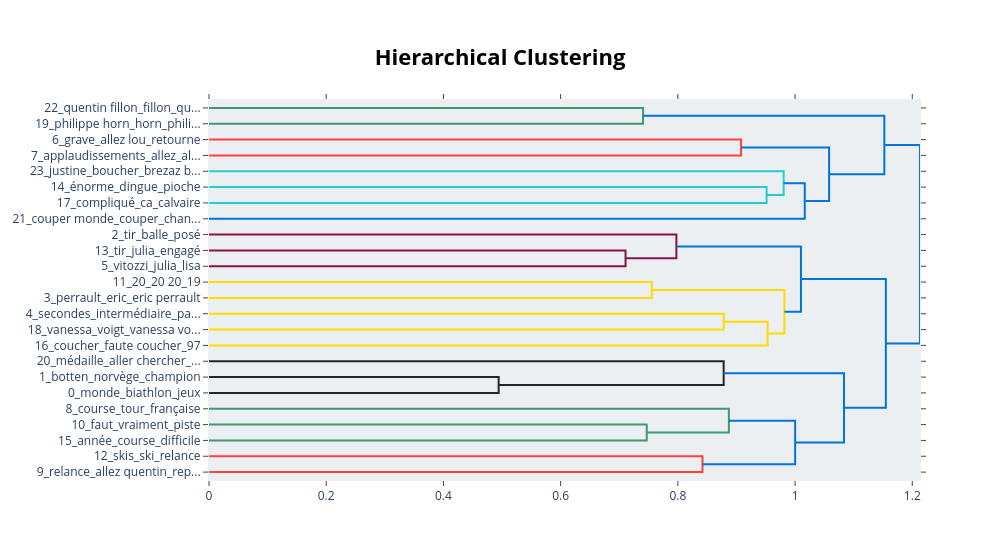

The notebook cell saved with this chart:
### Code cell
# Install dependencies if needed
# pip install bertopic sentence-transformers umap-learn hdbscan

from bertopic import BERTopic
from sentence_transformers import SentenceTransformer
from sklearn.feature_extraction.text import CountVectorizer

# Load CamemBERT embedding model
embedding_model = SentenceTransformer("dangvantuan/sentence-camembert-base")

STOPWORDS = [x.strip() for x in open('stopwords.txt').readlines()]

import hdbscan

hdbscan_model = hdbscan.HDBSCAN(
    min_cluster_size=30,
    min_samples=10
)

# Vectorizer for topic representation
vectorizer_model = CountVectorizer(
    stop_words=STOPWORDS,
    ngram_range=(1,2),
    min_df=2
)

# Build BERTopic model
topic_model = BERTopic(
    embedding_model=embedding_model,
    vectorizer_model=vectorizer_model,
    language="french",
    calculate_probabilities=True,
    verbose=True,
    hdbscan_model=hdbscan_model
)

# Fit the model
topics, probs = topic_model.fit_transform(interventions["text"])

# Show discovered topics
print(topic_model.get_topic_info())

# Show keywords for a specific topic
print(topic_model.get_topic(0))

# Visualize topics
topic_model.visualize_topics()

# Visualize topic hierarchy
topic_model.visualize_hierarchy()

### Figure 1 — Plotly figure (JSON) as saved in the notebook; plotly's stock layout.template omitted (floating-point values rounded to 4 significant figures)
{"data": [{"hoverinfo": "text", "marker": {"color": "rgb(61,153,112)"}, "mode": "lines", "type": "scatter", "x": [0.0, 0.7406, 0.7406, 0.0], "xaxis": "x", "y": [-5.0, -5.0, -15.0, -15.0], "yaxis": "y"}, {"hoverinfo": "text", "marker": {"color": "rgb(255,65,54)"}, "mode": "lines", "type": "scatter", "x": [0.0, 0.9078, 0.9078, 0.0], "xaxis": "x", "y": [-25.0, -25.0, -35.0, -35.0], "yaxis": "y"}, {"hoverinfo": "text", "marker": {"color": "rgb(35,205,205)"}, "mode": "lines", "type": "scatter", "x": [0.0, 0.9515, 0.9515, 0.0], "xaxis": "x", "y": [-55.0, -55.0, -65.0, -65.0], "yaxis": "y"}, {"hoverinfo": "text", "marker": {"color": "rgb(35,205,205)"}, "mode": "lines", "type": "scatter", "x": [0.0, 0.9805, 0.9805, 0.9515], "xaxis": "x", "y": [-45.0, -45.0, -60.0, -60.0], "yaxis": "y"}, {"hoverinfo": "text", "marker": {"color": "rgb(0,116,217)"}, "mode": "lines", "type": "scatter", "x": [0.9805, 1.017, 1.017, 0.0], "xaxis": "x", "y": [-52.5, -52.5, -75.0, -75.0], "yaxis": "y"}, {"hoverinfo": "text", "marker": {"color": "rgb(0,116,217)"}, "mode": "lines", "type": "scatter", "x": [0.9078, 1.058, 1.058, 1.017], "xaxis": "x", "y": [-30.0, -30.0, -63.75, -63.75], "yaxis": "y"}, {"hoverinfo": "text", "marker": {"color": "rgb(0,116,217)"}, "mode": "lines", "type": "scatter", "x": [0.7406, 1.152, 1.152, 1.058], "xaxis": "x", "y": [-10.0, -10.0, -46.88, -46.88], "yaxis": "y"}, {"hoverinfo": "text", "marker": {"color": "rgb(133,20,75)"}, "mode": "lines", "type": "scatter", "x": [0.0, 0.7107, 0.7107, 0.0], "xaxis": "x", "y": [-95.0, -95.0, -105.0, -105.0], "yaxis": "y"}, {"hoverinfo": "text", "marker": {"color": "rgb(133,20,75)"}, "mode": "lines", "type": "scatter", "x": [0.0, 0.7975, 0.7975, 0.7107], "xaxis": "x", "y": [-85.0, -85.0, -100.0, -100.0], "yaxis": "y"}, {"hoverinfo": "text", "marker": {"color": "rgb(255,220,0)"}, "mode": "lines", "type": "scatter", "x": [0.0, 0.7556, 0.7556, 0.0], "xaxis": "x", "y": [-115.0, -115.0, -125.0, -125.0], "yaxis": "y"}, {"hoverinfo": "text", "marker": {"color": "rgb(255,220,0)"}, "mode": "lines", "type": "scatter", "x": [0.0, 0.8784, 0.8784, 0.0], "xaxis": "x", "y": [-135.0, -135.0, -145.0, -145.0], "yaxis": "y"}, {"hoverinfo": "text", "marker": {"color": "rgb(255,220,0)"}, "mode": "lines", "type": "scatter", "x": [0.8784, 0.9531, 0.9531, 0.0], "xaxis": "x", "y": [-140.0, -140.0, -155.0, -155.0], "yaxis": "y"}, {"hoverinfo": "text", "marker": {"color": "rgb(255,220,0)"}, "mode": "lines", "type": "scatter", "x": [0.7556, 0.9819, 0.9819, 0.9531], "xaxis": "x", "y": [-120.0, -120.0, -147.5, -147.5], "yaxis": "y"}, {"hoverinfo": "text", "marker": {"color": "rgb(0,116,217)"}, "mode": "lines", "type": "scatter", "x": [0.7975, 1.01, 1.01, 0.9819], "xaxis": "x", "y": [-92.5, -92.5, -133.8, -133.8], "yaxis": "y"}, {"hoverinfo": "text", "marker": {"color": "rgb(40,35,35)"}, "mode": "lines", "type": "scatter", "x": [0.0, 0.4942, 0.4942, 0.0], "xaxis": "x", "y": [-175.0, -175.0, -185.0, -185.0], "yaxis": "y"}, {"hoverinfo": "text", "marker": {"color": "rgb(40,35,35)"}, "mode": "lines", "type": "scatter", "x": [0.0, 0.8782, 0.8782, 0.4942], "xaxis": "x", "y": [-165.0, -165.0, -180.0, -180.0], "yaxis": "y"}, {"hoverinfo": "text", "marker": {"color": "rgb(61,153,112)"}, "mode": "lines", "type": "scatter", "x": [0.0, 0.7469, 0.7469, 0.0], "xaxis": "x", "y": [-205.0, -205.0, -215.0, -215.0], "yaxis": "y"}, {"hoverinfo": "text", "marker": {"color": "rgb(61,153,112)"}, "mode": "lines", "type": "scatter", "x": [0.0, 0.8871, 0.8871, 0.7469], "xaxis": "x", "y": [-195.0, -195.0, -210.0, -210.0], "yaxis": "y"}, {"hoverinfo": "text", "marker": {"color": "rgb(255,65,54)"}, "mode": "lines", "type": "scatter", "x": [0.0, 0.842, 0.842, 0.0], "xaxis": "x", "y": [-225.0, -225.0, -235.0, -235.0], "yaxis": "y"}, {"hoverinfo": "text", "marker": {"color": "rgb(0,116,217)"}, "mode": "lines", "type": "scatter", "x": [0.8871, 1.0, 1.0, 0.842], "xaxis": "x", "y": [-202.5, -202.5, -230.0, -230.0], "yaxis": "y"}, {"hoverinfo": "text", "marker": {"color": "rgb(0,116,217)"}, "mode": "lines", "type": "scatter", "x": [0.8782, 1.083, 1.083, 1.0], "xaxis": "x", "y": [-172.5, -172.5, -216.2, -216.2], "yaxis": "y"}, {"hoverinfo": "text", "marker": {"color": "rgb(0,116,217)"}, "mode": "lines", "type": "scatter", "x": [1.01, 1.155, 1.155, 1.083], "xaxis": "x", "y": [-113.1, -113.1, -194.4, -194.4], "yaxis": "y"}, {"hoverinfo": "text", "marker": {"color": "rgb(0,116,217)"}, "mode": "lines", "type": "scatter", "x": [1.152, 1.213, 1.213, 1.155], "xaxis": "x", "y": [-28.44, -28.44, -153.8, -153.8], "yaxis": "y"}], "layout": {"autosize": false, "height": 560, "hoverlabel": {"bgcolor": "white", "font": {"family": "Rockwell", "size": 16}}, "hovermode": "closest", "plot_bgcolor": "#ECEFF1", "showlegend": false, "title": {"font": {"color": "Black", "size": 22}, "text": "<b>Hierarchical Clustering</b>", "x": 0.5, "xanchor": "center", "yanchor": "top"}, "width": 1000, "xaxis": {"mirror": "allticks", "rangemode": "tozero", "showgrid": false, "showline": true, "showticklabels": true, "ticks": "outside", "type": "linear", "zeroline": false}, "yaxis": {"mirror": "allticks", "range": [-240, 0], "rangemode": "tozero", "showgrid": false, "showline": true, "showticklabels": true, "tickmode": "array", "ticks": "outside", "ticktext": ["22_quentin fillon_fillon_qu...", "19_philippe horn_horn_phili...", "6_grave_allez lou_retourne", "7_applaudissements_allez_al...", "23_justine_boucher_brezaz b...", "14_énorme_dingue_pioche", "17_compliqué_ca_calvaire", "21_couper monde_couper_chan...", "2_tir_balle_posé", "13_tir_julia_engagé", "5_vitozzi_julia_lisa", "11_20_20 20_19", "3_perrault_eric_eric perrault", "4_secondes_intermédiaire_pa...", "18_vanessa_voigt_vanessa vo...", "16_coucher_faute coucher_97", "20_médaille_aller chercher_...", "1_botten_norvège_champion", "0_monde_biathlon_jeux", "8_course_tour_française", "10_faut_vraiment_piste", "15_année_course_difficile", "12_skis_ski_relance", "9_relance_allez quentin_rep..."], "tickvals": [-5, -15, -25, -35, -45, -55, -65, -75, -85, -95, -105, -115, -125, -135, -145, -155, -165, -175, -185, -195, -205, -215, -225, -235], "type": "linear", "zeroline": false}}}
